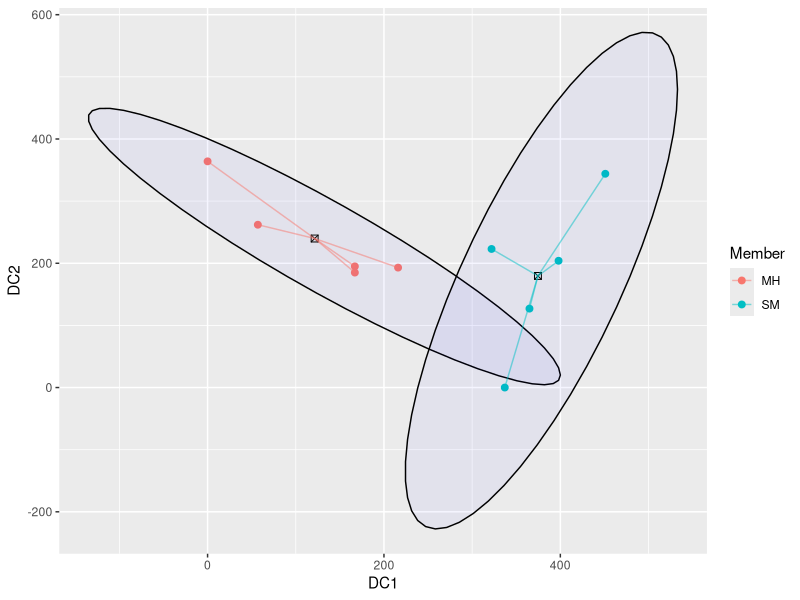
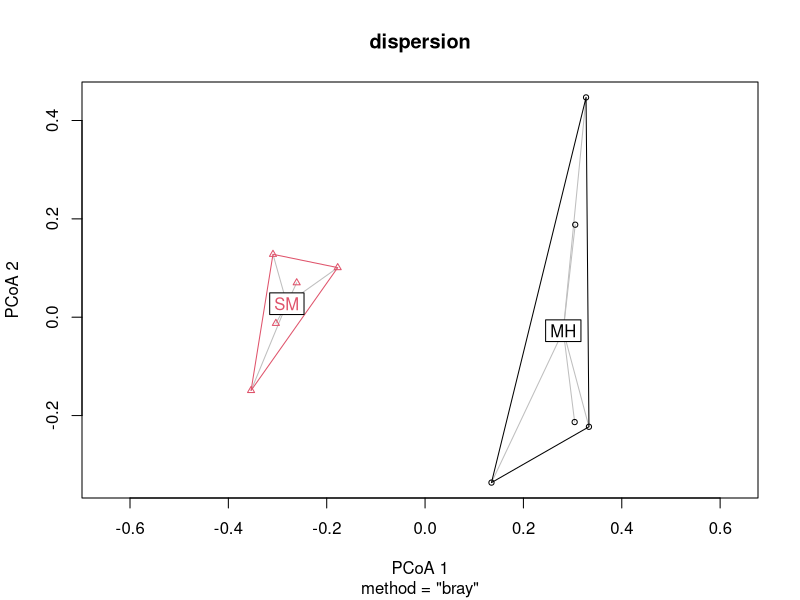

The R script that drew these images, in order: (Note: this script raises an error after producing the figures.)
## ---- chunk 1
library(tidyverse)
library(dplyr)
library(ggplot2)
library(vegan)
## ---- chunk 2
spONLY_raw<- read_csv("spONLY_trans_070926.csv", col_names = TRUE)
spONLY_raw
## ---- chunk 3
spONLY_SMMH<- spONLY_raw[spONLY_raw$Member != "RM",]
spONLY_SMMH

#just numeric data
spONLY_SMMH_num<-spONLY_SMMH[,3:198] 
spONLY_SMMH_num
## ---- chunk 4
#Making a separate variable to be thorough
perm_data_SMMH<- (spONLY_SMMH_num)
perm_data_SMMH
## ---- chunk 5
dcadata<- read_csv("spONLY_dca071226.csv", col_names = TRUE)
dcadata

dcadataSMMH<- dcadata[dcadata$Member != "RM",]
dcadataSMMH

#Extracting DCA scores
dca_scoresSMMH<- dcadataSMMH[,3:4]
dca_scoresSMMH

## ---- chunk 6
dcagroup_centroids_SMMH <- data.frame(
  Member = c("SM", "MH"),
  Centroid_X = c(mean(dca_scoresSMMH$`Axis 1`[dcadataSMMH$Member == "SM"]),
                 mean(dca_scoresSMMH$`Axis 1`[dcadataSMMH$Member == "MH"])),
  Centroid_Y = c(mean(dca_scoresSMMH$`Axis 2`[dcadataSMMH$Member == "SM"]),
                 mean(dca_scoresSMMH$`Axis 2`[dcadataSMMH$Member == "MH"]))
)


## ---- chunk 7
dcaplot_data_SMMH <-data.frame(
  Member = dcadataSMMH$Member,
  DC1 = dca_scoresSMMH$`Axis 1`,
  DC2 = dca_scoresSMMH$`Axis 2`,
  xend = c(rep(dcagroup_centroids_SMMH[1,2],5), rep(dcagroup_centroids_SMMH[2,2],5)),
  yend = c(rep(dcagroup_centroids_SMMH[1,3],5), rep(dcagroup_centroids_SMMH[2,3],5))
)

dcaplot_data_SMMH
## ---- chunk 8
ggplot(dcaplot_data_SMMH, aes(DC1,DC2))+
  geom_point(aes(color = Member), size = 2) +
  stat_ellipse(geom = "polygon", alpha = 0.04, aes(group = Member),
               color = "black", fill = "blue")+
  geom_point(data = dcagroup_centroids_SMMH, aes(x = Centroid_X, y = Centroid_Y),
             color = "black", size = 2, shape = 7)+
  geom_segment(data = dcaplot_data_SMMH, aes(x =DC1, y = DC2, 
                                        xend = xend, yend = yend, color = Member), alpha = 0.5)

## ---- chunk 9
perm_distSMMH<-vegdist(perm_data_SMMH, method = 'bray')
perm_distSMMH

## ---- chunk 10
#Create empty matrix
dist_mat_SMMH= matrix(0, nrow = 10, ncol = 10)

#Setting below diagonal to perm_dost values, and above the diagonal to empty
dist_mat_SMMH[lower.tri(dist_mat_SMMH)] <- perm_distSMMH
dist_mat_SMMH[upper.tri(dist_mat_SMMH)]<- ""
dist_mat_SMMH

#making it a df
perm_distSMMH_df<- as.data.frame(dist_mat_SMMH, row.names = NULL)
perm_distSMMH_df

#setting col and rownames so we can see what distance we are calculating
rownames(perm_distSMMH_df)<- spONLY_SMMH$`Sample ID`
colnames(perm_distSMMH_df)<- spONLY_SMMH$`Sample ID`

write_csv(perm_distSMMH_df, "spONLY_V5_dist_SMMH.csv")
perm_distSMMH_df
## ---- chunk 11
#Assumptions- I don't think this applies to us, but keeping it in.
dispersion<-betadisper(perm_distSMMH, group=spONLY_SMMH$Member,type = "centroid")

plot(dispersion)

anova(dispersion)

## ---- chunk 12
Perma_result <- adonis2(perm_distSMMH~as.factor(dcaplot_data_SMMH$Member), data = perm_distSMMH,
                        permutations = 10000)
Perma_result

## ---- chunk 13
Perma_result1 <- adonis2(perm_distSMMH~as.factor(dcaplot_data_SMMH$Member), data = perm_distSMMH,
                         permutations = 10000)
Perma_result1

#Extracting perm results
permustats_results1<- permustats(Perma_result1)
#permustats_results1

#calculating mean and se
means_and_se1<- mean_se(permustats_results1$permutations, mult = 1)

## ---- chunk 14
Perma_result2 <- adonis2(perm_distSMMH~as.factor(dcaplot_data_SMMH$Member), data = perm_distSMMH,
                         permutations = 10000)
Perma_result2

#Extracting perm results
permustats_results2<- permustats(Perma_result2)
#permustats_results2

#calculating mean and se
means_and_se2<- mean_se(permustats_results2$permutations, mult = 1)

## ---- chunk 15
Perma_result3 <- adonis2(perm_distSMMH~as.factor(dcaplot_data_SMMH$Member), data = perm_distSMMH,
                         permutations = 10000)
Perma_result3

#Extracting perm results
permustats_results3<- permustats(Perma_result3)
#permustats_results3

#calculating mean and se
means_and_se3<- mean_se(permustats_results3$permutations, mult = 1)

## ---- chunk 16
Perma_result4 <- adonis2(perm_distSMMH~as.factor(dcaplot_data_SMMH$Member), data = perm_distSMMH,
                         permutations = 10000)
Perma_result4

#Extracting perm results
permustats_results4<- permustats(Perma_result4)
#permustats_results4

#calculating mean and se
means_and_se4<- mean_se(permustats_results4$permutations, mult = 1)

## ---- chunk 17
Perma_result5 <- adonis2(perm_distSMMH~as.factor(dcaplot_data_SMMH$Member), data = perm_distSMMH,
                         permutations = 10000)
Perma_result5

#Extracting perm results
permustats_results5<- permustats(Perma_result5)
#permustats_results5

#calculating mean and se
means_and_se5<- mean_se(permustats_results5$permutations, mult = 1)

## ---- chunk 18
Perma_result6 <- adonis2(perm_distSMMH~as.factor(dcaplot_data_SMMH$Member), data = perm_distSMMH,
                         permutations = 10000)
Perma_result6

#Extracting perm results
permustats_results6<- permustats(Perma_result6)
#permustats_results6

#calculating mean and se
means_and_se6<- mean_se(permustats_results6$permutations, mult = 1)

## ---- chunk 19
Perma_result7 <- adonis2(perm_distSMMH~as.factor(dcaplot_data_SMMH$Member), data = perm_distSMMH,
                         permutations = 10000)
Perma_result7

#Extracting perm results
permustats_results7<- permustats(Perma_result7)
#permustats_results7

#calculating mean and se
means_and_se7<- mean_se(permustats_results7$permutations, mult = 1)

## ---- chunk 20
Perma_result8 <- adonis2(perm_distSMMH~as.factor(dcaplot_data_SMMH$Member), data = perm_distSMMH,
                         permutations = 10000)
Perma_result8

#Extracting perm results
permustats_results8<- permustats(Perma_result8)
#permustats_results8

#calculating mean and se
means_and_se8<- mean_se(permustats_results8$permutations, mult = 1)

## ---- chunk 21
Perma_result9 <- adonis2(perm_distSMMH~as.factor(dcaplot_data_SMMH$Member), data = perm_distSMMH,
                         permutations = 10000)
Perma_result9

#Extracting perm results
permustats_results9<- permustats(Perma_result9)
#permustats_results9

#calculating mean and se
means_and_se9<- mean_se(permustats_results9$permutations, mult = 1)

## ---- chunk 22
Perma_result10 <- adonis2(perm_distSMMH~as.factor(dcaplot_data_SMMH$Member), data = perm_distSMMH,
                         permutations = 10000)
Perma_result10

#Extracting perm results
permustats_results10<- permustats(Perma_result10)
#permustats_results10

#calculating mean and se
means_and_se10<- mean_se(permustats_results10$permutations, mult = 1)
